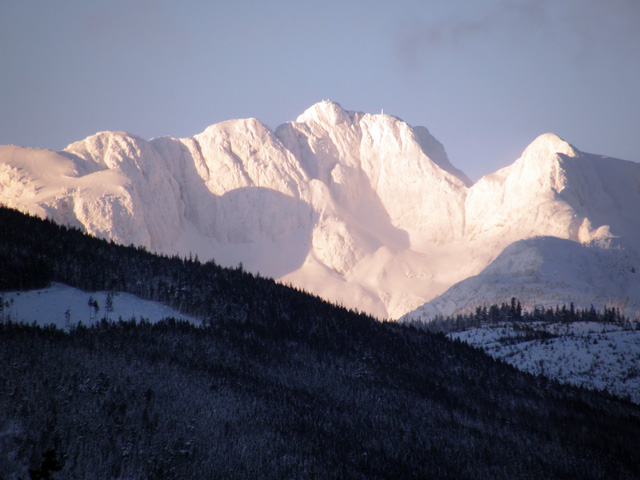
#> input picture opencv/93kbphoto.jpg, 640 x 480 px, given in place of the camera
$ python color_detect.py
#> lines starting #> are read from the running program, lines starting #| are printed output that depends on the picture; after the words box and inside, x2 and y2 are one past the last pixel; in counts of white or black regions, pixels touching at a corner belong together
import cv2 as cv
import numpy as np

cap=cv.VideoCapture(0)

while True:
    ret,frame=cap.read()
#> frame is the input picture: shape (480, 640, 3); mean B, G, R 122.4, 107.5, 107.4

    img=np.zeros(frame.shape,np.uint8)
    width=int(cap.get(3))
    height=int(cap.get(4))

    hsv=cv.cvtColor(frame,cv.COLOR_BGR2HSV)
#> hsv: shape (480, 640, 3); mean H, S, V 100.9, 79.8, 128.5
    lower_red=np.array([90,50,50])
    upper_red=np.array([130,255,255])

    mask=cv.inRange(hsv,lower_red,upper_red)
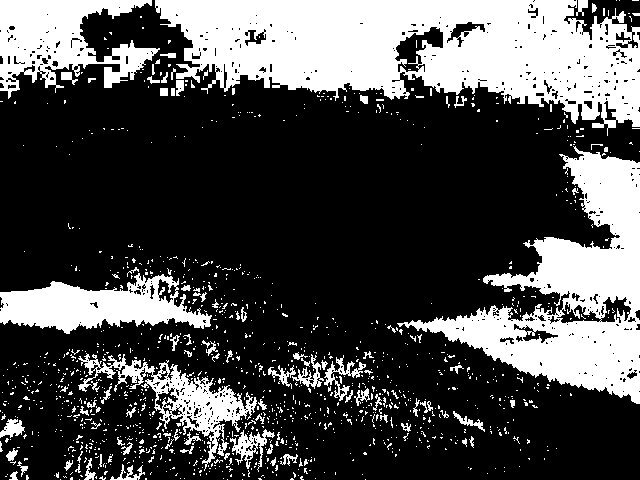
#> mask: shape (480, 640); 29.7% white; 1224 white regions (1128 under 20 px), largest, box (x1, y1, x2, y2) and area: (155, 0, 640, 136) 39093, (397, 146, 640, 404) 22393, (0, 0, 160, 99) 8252
    result=cv.bitwise_and(frame,frame,mask=mask)
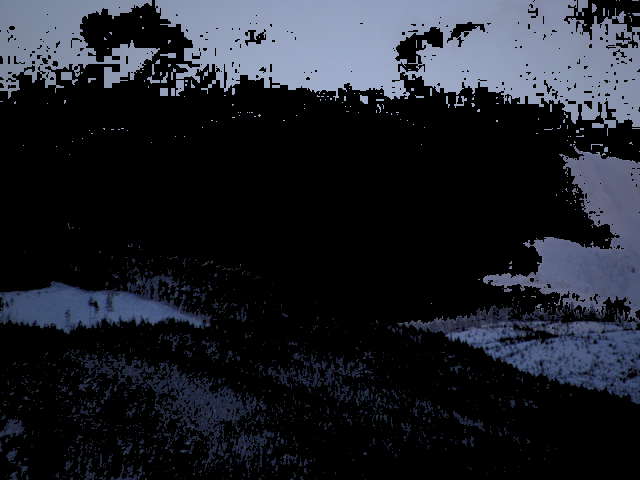
#> result: shape (480, 640, 3); mean B, G, R 41.7, 33.8, 30.8


    cv.imshow('frame',result)
    cv.imshow('mask',mask)

    if cv.waitKey(1)==ord('q'):
#> (key q is pressed here)
        break

cap.release()
cv.destroyAllWindows()

# [21 lines of commented-out code are left out]
